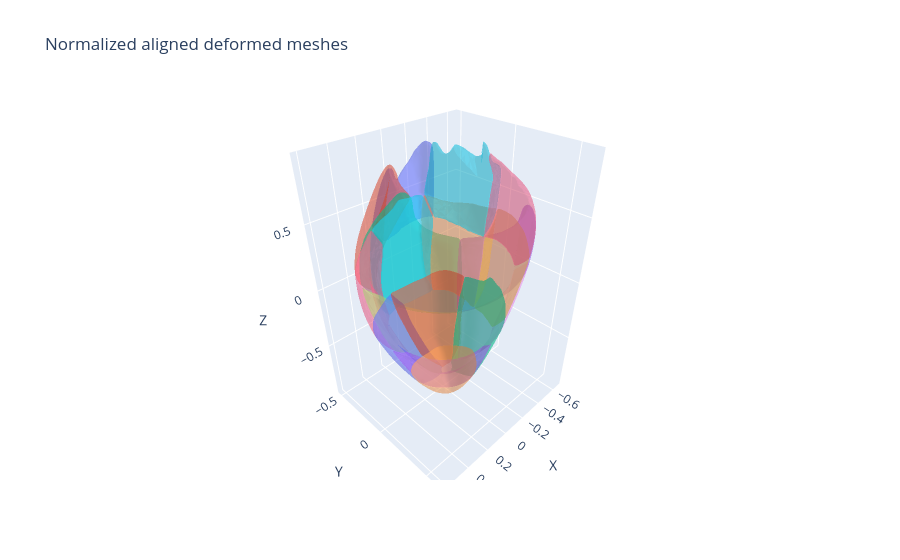

Notebook cell for this chart:
### Code cell
# ==========================================================
# 6. Plot
# ==========================================================

fig = go.Figure()


for name, mesh in mesh_dict_deformed_saved.items():

    verts = mesh.verts_packed().cpu().numpy()
    faces = mesh.faces_packed().cpu().numpy()


    fig.add_trace(go.Mesh3d(
        x=verts[:,0],
        y=verts[:,1],
        z=verts[:,2],
        i=faces[:,0],
        j=faces[:,1],
        k=faces[:,2],
        opacity=0.35,
        name=name
    ))


fig.update_layout(
    title="Normalized aligned deformed meshes",
    scene=dict(
        aspectmode="data",
        xaxis_title="X",
        yaxis_title="Y",
        zaxis_title="Z"
    ),
)


fig.show()

### Figure 1 — Plotly figure (JSON) as saved in the notebook; plotly's stock layout.template omitted (floating-point values rounded to 4 significant figures; data arrays with more than 128 entries replaced by an {"elided": "..."} marker saying what was removed)
{"data": [{"i": {"elided": "672 int values"}, "j": {"elided": "672 int values"}, "k": {"elided": "672 int values"}, "name": "\\MM613_BP52013_FMA9345_Septal.obj", "opacity": 0.35, "type": "mesh3d", "x": {"elided": "390 float values"}, "y": {"elided": "390 float values"}, "z": {"elided": "390 float values"}}, {"i": {"elided": "3996 int values"}, "j": {"elided": "3996 int values"}, "k": {"elided": "3996 int values"}, "name": "\\MM614_BP52011_FMA9560_Anterior.obj", "opacity": 0.35, "type": "mesh3d", "x": {"elided": "2022 float values"}, "y": {"elided": "2022 float values"}, "z": {"elided": "2022 float values"}}, {"i": {"elided": "1198 int values"}, "j": {"elided": "1198 int values"}, "k": {"elided": "1198 int values"}, "name": "\\MM615_BP52010_FMA9563_Lateral.obj", "opacity": 0.35, "type": "mesh3d", "x": {"elided": "632 float values"}, "y": {"elided": "632 float values"}, "z": {"elided": "632 float values"}}, {"i": {"elided": "764 int values"}, "j": {"elided": "764 int values"}, "k": {"elided": "764 int values"}, "name": "\\MM616_BP52012_FMA9561_Inferior.obj", "opacity": 0.35, "type": "mesh3d", "x": {"elided": "433 float values"}, "y": {"elided": "433 float values"}, "z": {"elided": "433 float values"}}, {"i": {"elided": "5584 int values"}, "j": {"elided": "5584 int values"}, "k": {"elided": "5584 int values"}, "name": "\\MM618_BP52013_FMA9345_Septal.obj", "opacity": 0.35, "type": "mesh3d", "x": {"elided": "2836 float values"}, "y": {"elided": "2836 float values"}, "z": {"elided": "2836 float values"}}, {"i": {"elided": "986 int values"}, "j": {"elided": "986 int values"}, "k": {"elided": "986 int values"}, "name": "\\MM619_BP52013_FMA9345_Septal.obj", "opacity": 0.35, "type": "mesh3d", "x": {"elided": "531 float values"}, "y": {"elided": "531 float values"}, "z": {"elided": "531 float values"}}, {"i": {"elided": "1654 int values"}, "j": {"elided": "1654 int values"}, "k": {"elided": "1654 int values"}, "name": "\\MM620_BP52011_FMA9560_Anterior.obj", "opacity": 0.35, "type": "mesh3d", "x": {"elided": "901 float values"}, "y": {"elided": "901 float values"}, "z": {"elided": "901 float values"}}, {"i": {"elided": "438 int values"}, "j": {"elided": "438 int values"}, "k": {"elided": "438 int values"}, "name": "\\MM621_BP52010_FMA9563_Lateral.obj", "opacity": 0.35, "type": "mesh3d", "x": {"elided": "295 float values"}, "y": {"elided": "295 float values"}, "z": {"elided": "295 float values"}}, {"i": {"elided": "1364 int values"}, "j": {"elided": "1364 int values"}, "k": {"elided": "1364 int values"}, "name": "\\MM622_BP52012_FMA9561_Inferior.obj", "opacity": 0.35, "type": "mesh3d", "x": {"elided": "718 float values"}, "y": {"elided": "718 float values"}, "z": {"elided": "718 float values"}}, {"i": {"elided": "1320 int values"}, "j": {"elided": "1320 int values"}, "k": {"elided": "1320 int values"}, "name": "\\MM623_BP52012_FMA9561_Inferior.obj", "opacity": 0.35, "type": "mesh3d", "x": {"elided": "705 float values"}, "y": {"elided": "705 float values"}, "z": {"elided": "705 float values"}}, {"i": {"elided": "6396 int values"}, "j": {"elided": "6396 int values"}, "k": {"elided": "6396 int values"}, "name": "\\MM624_BP52011_FMA9560_Anterior.obj", "opacity": 0.35, "type": "mesh3d", "x": {"elided": "3456 float values"}, "y": {"elided": "3456 float values"}, "z": {"elided": "3456 float values"}}, {"i": {"elided": "6788 int values"}, "j": {"elided": "6788 int values"}, "k": {"elided": "6788 int values"}, "name": "\\MM625_BP52013_FMA9345_Septal.obj", "opacity": 0.35, "type": "mesh3d", "x": {"elided": "3642 float values"}, "y": {"elided": "3642 float values"}, "z": {"elided": "3642 float values"}}, {"i": {"elided": "1900 int values"}, "j": {"elided": "1900 int values"}, "k": {"elided": "1900 int values"}, "name": "\\MM626_BP52012_FMA9561_Inferior.obj", "opacity": 0.35, "type": "mesh3d", "x": {"elided": "1047 float values"}, "y": {"elided": "1047 float values"}, "z": {"elided": "1047 float values"}}, {"i": {"elided": "2478 int values"}, "j": {"elided": "2478 int values"}, "k": {"elided": "2478 int values"}, "name": "\\MM627_BP52010_FMA9563_Lateral.obj", "opacity": 0.35, "type": "mesh3d", "x": {"elided": "1282 float values"}, "y": {"elided": "1282 float values"}, "z": {"elided": "1282 float values"}}, {"i": {"elided": "1814 int values"}, "j": {"elided": "1814 int values"}, "k": {"elided": "1814 int values"}, "name": "\\MM628_BP52011_FMA9560_Anterior.obj", "opacity": 0.35, "type": "mesh3d", "x": {"elided": "979 float values"}, "y": {"elided": "979 float values"}, "z": {"elided": "979 float values"}}, {"i": {"elided": "3558 int values"}, "j": {"elided": "3558 int values"}, "k": {"elided": "3558 int values"}, "name": "\\MM629_BP52013_FMA9345_Septal.obj", "opacity": 0.35, "type": "mesh3d", "x": {"elided": "2031 float values"}, "y": {"elided": "2031 float values"}, "z": {"elided": "2031 float values"}}, {"i": {"elided": "8436 int values"}, "j": {"elided": "8436 int values"}, "k": {"elided": "8436 int values"}, "name": "\\MM631_BP52012_FMA9561_Inferior.obj", "opacity": 0.35, "type": "mesh3d", "x": {"elided": "4368 float values"}, "y": {"elided": "4368 float values"}, "z": {"elided": "4368 float values"}}], "layout": {"scene": {"aspectmode": "data", "xaxis": {"title": {"text": "X"}}, "yaxis": {"title": {"text": "Y"}}, "zaxis": {"title": {"text": "Z"}}}, "title": {"text": "Normalized aligned deformed meshes"}}}
